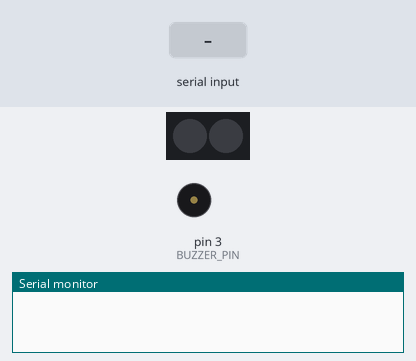
Recording of a sketch running on a simulated Arduino Uno, built with avr-gcc and run on an emulated ATmega328P. Parts: 2 RGB LEDs in strip order, left to right, buzzer (waves = sounding, pin HIGH), the last lines printed to the serial monitor. Inputs (shaded band) come from the test bench. Pins used as bus, display or sensor lines are not drawn.

Above: at 1.3 s.
1.4 s: "LED:ISSUED\n" received over Serial
At 1.48 s:
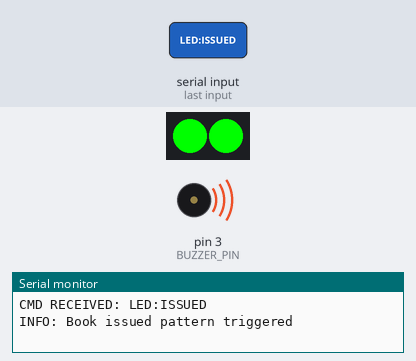
At 2.1 s:
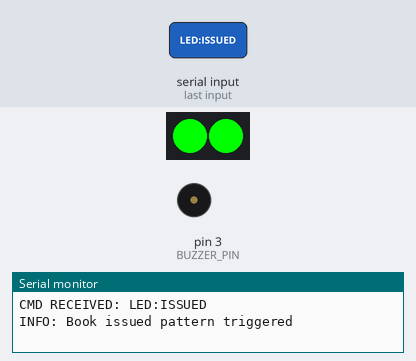
3.8 s: "LED:THEFT\n" received over Serial
At 3.96 s:
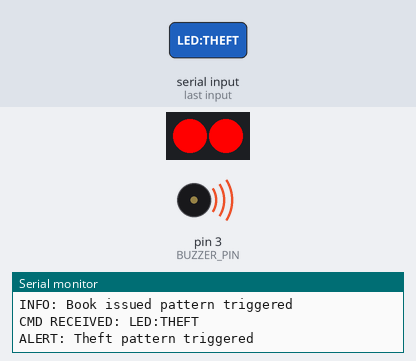
Timing chart, 0 to 8.0 s (numbered marks = the images above; inputs shaded):
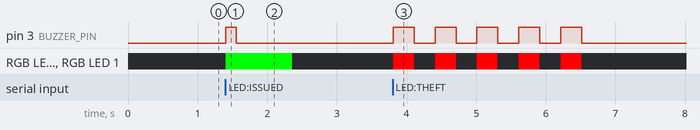

Measured:
- after the input at 1.4 s, pin 3 (BUZZER_PIN): LOW → HIGH at once, → LOW 0.15 s later; RGB LED 0, RGB LED 1: off → RGB(0, 255, 0) at once, → off 0.95 s later
- after the input at 3.8 s, pin 3 (BUZZER_PIN): alternates HIGH for 0.30 s and LOW for 0.30 s, 10 changes in all, then stays LOW, starting at once; RGB LED 0, RGB LED 1: alternates RGB(255, 0, 0) for 0.30 s and off for 0.30 s, 10 changes in all, then stays off, starting at once

The sketch:

arduino_rfid.ino
```cpp
#include <SPI.h>
#include <MFRC522.h>
#include <Adafruit_NeoPixel.h>

#define SS_COUNTER 10
#define SS_DOOR    8
#define RST_PIN    9

#define LED_PIN    6
#define NUM_LEDS   2
#define BUZZER_PIN 3

MFRC522 rfidCounter(SS_COUNTER, RST_PIN);
MFRC522 rfidDoor(SS_DOOR, RST_PIN);
Adafruit_NeoPixel strip(NUM_LEDS, LED_PIN, NEO_GRB + NEO_KHZ800);

unsigned long lastScanCounter = 0;
unsigned long lastScanDoor = 0;
String serialBuffer = "";

void setup() {
  Serial.begin(115200);
  SPI.begin();

  rfidCounter.PCD_Init();
  rfidDoor.PCD_Init();

  strip.begin();
  strip.show();  // Initialize all LEDs to off

  pinMode(BUZZER_PIN, OUTPUT);
  digitalWrite(BUZZER_PIN, LOW);
}

void readReader(MFRC522 &rfid, const char *source, unsigned long &lastScan)
{
  if (!rfid.PICC_IsNewCardPresent()) return;
  if (!rfid.PICC_ReadCardSerial()) return;

  if (millis() - lastScan < 1500) return;
  lastScan = millis();

  String uid = "";
  for (byte i = 0; i < rfid.uid.size; i++) {
    if (rfid.uid.uidByte[i] < 0x10) uid += "0";
    uid += String(rfid.uid.uidByte[i], HEX);
  }
  uid.toUpperCase();

  Serial.print("RFID:");
  Serial.print(source);
  Serial.print(":");
  Serial.println(uid);

  rfid.PICC_HaltA();
}

void shortBeep() {
  digitalWrite(BUZZER_PIN, HIGH);
  delay(150);
  digitalWrite(BUZZER_PIN, LOW);
}

void theftAlert() {
  Serial.println("ALERT: Theft pattern triggered");
  for (int i = 0; i < 5; i++) {
    strip.fill(strip.Color(255, 0, 0));  // Red
    strip.show();
    digitalWrite(BUZZER_PIN, HIGH);
    delay(300);

    strip.clear();
    strip.show();
    digitalWrite(BUZZER_PIN, LOW);
    delay(300);
  }
}

void showIssued() {
  Serial.println("INFO: Book issued pattern triggered");
  strip.fill(strip.Color(0, 255, 0));  // Green
  strip.show();
  shortBeep();
  delay(800);
  strip.clear();
  strip.show();
}

void handleSerialInput() {
  while (Serial.available()) {
    char c = Serial.read();
    if (c == '\n') {
      serialBuffer.trim();

      if (serialBuffer.length() > 0) {
        Serial.print("CMD RECEIVED: ");
        Serial.println(serialBuffer);
      }

      if (serialBuffer == "LED:ISSUED") {
        showIssued();
      } else if (serialBuffer == "LED:THEFT") {
        theftAlert();
      } else {
        Serial.print("WARN: Unknown command - ");
        Serial.println(serialBuffer);
      }

      serialBuffer = "";
    } else {
      serialBuffer += c;
    }
  }
}

void loop() {
  readReader(rfidCounter, "COUNTER", lastScanCounter);
  readReader(rfidDoor, "DOOR", lastScanDoor);
  handleSerialInput();  // Non-blocking serial command handler
}
```
